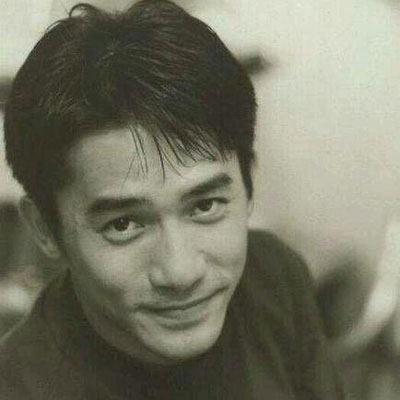
#> input picture com/testopenc/images/images_lcw_xlz/11.jpg, 400 x 400 px; its folder holds 4 pictures in this run
$ python '07训练数据.py'
#> lines starting #> are read from the running program, lines starting #| are printed output that depends on the picture
import os
from cv2 import cv2
from PIL import Image
import numpy as np

def getImagesAndLables(path):
#> called with path = './images/images_lcw_xlz/'
    faceSample=[]
    ids=[]
    imagesPaths=[os.path.join(path,f) for f in os.listdir(path)]
    face_detector = cv2.CascadeClassifier(
        r'D:\opncvfile\opencv\sources\data\haarcascades\haarcascade_frontalface_default.xml')  # 模型
    for imagesPath in imagesPaths:
        # 打开图片
        PIL_img=Image.open(imagesPath).convert('L')
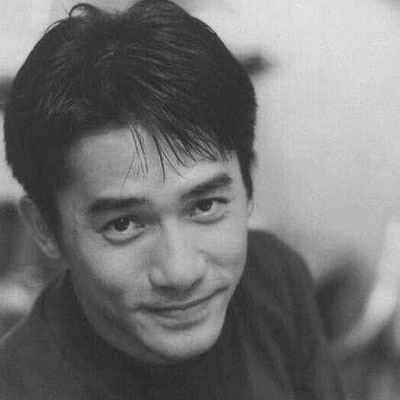
#> PIL_img: PIL image 400x400 L; min 33, max 234, mean 116
        #将图像转换为数组
        img_numpy=np.array(PIL_img,'uint8')
        id=os.path.split(imagesPath)[1].split('.')[0]
        faces = face_detector.detectMultiScale(img_numpy)
#> faces = [[50, 122, 239, 239]]
        for x,y,w,h in faces:
            faceSample.append(img_numpy[y:y+h,x:x+w])
            # 此处的id是字符串
            ids.append(int(id))
#> this loop made 1 pass
#> after the loop, faceSample = 1 item; ids = [11]
#> pass 2 of the loop in getImagesAndLables, `for imagesPath in imagesPaths:`:
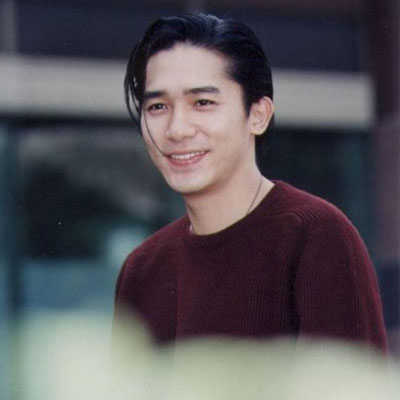
#> input picture com/testopenc/images/images_lcw_xlz/12.jpg, 400 x 400 px
#> in getImagesAndLables, `PIL_img=Image.open(imagesPath).convert('L')`:
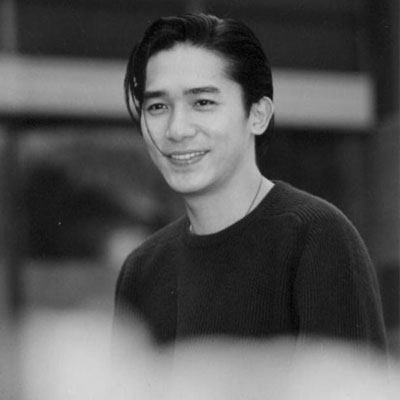
#> PIL_img: PIL image 400x400 L; min 1, max 216, mean 84.6
#> faces = [[121, 53, 128, 128]]
#> the loop in getImagesAndLables, `for x,y,w,h in faces:` made 1 pass
#> after the loop in getImagesAndLables, `for x,y,w,h in faces:`: faceSample = 2 items; ids = [11, 12]
#> pass 3 of the loop in getImagesAndLables, `for imagesPath in imagesPaths:`:
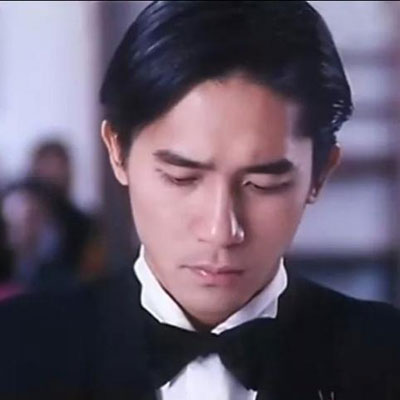
#> input picture com/testopenc/images/images_lcw_xlz/13.jpg, 400 x 400 px
#> in getImagesAndLables, `PIL_img=Image.open(imagesPath).convert('L')`:
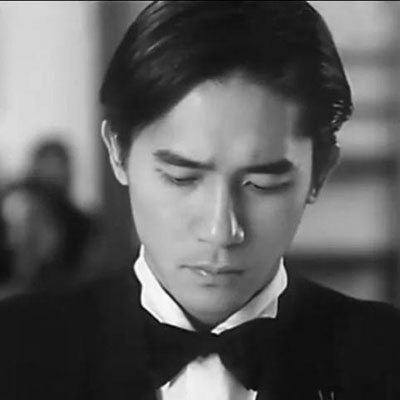
#> PIL_img: PIL image 400x400 L; min 2, max 254, mean 93.3
#> faces = [[116, 94, 216, 216]]
#> the loop in getImagesAndLables, `for x,y,w,h in faces:` made 1 pass
#> after the loop in getImagesAndLables, `for x,y,w,h in faces:`: faceSample = 3 items; ids = [11, 12, 13]
#> the loop made 4 passes; the first 3 are shown
    # print(imagesPaths)
    return faceSample,ids
if __name__ == '__main__':
    #获取图像数组何id标签数据
    path='./images/images_lcw_xlz/'
    faces,ids=getImagesAndLables(path)
    print(ids)
    # 获取序列对象
    reconizer=cv2.face.LBPHFaceRecognizer_create()

    reconizer.train(faces,np.array(ids))
    # 保存文件
#> (the run stopped early here; a loop or call above may not have finished)
